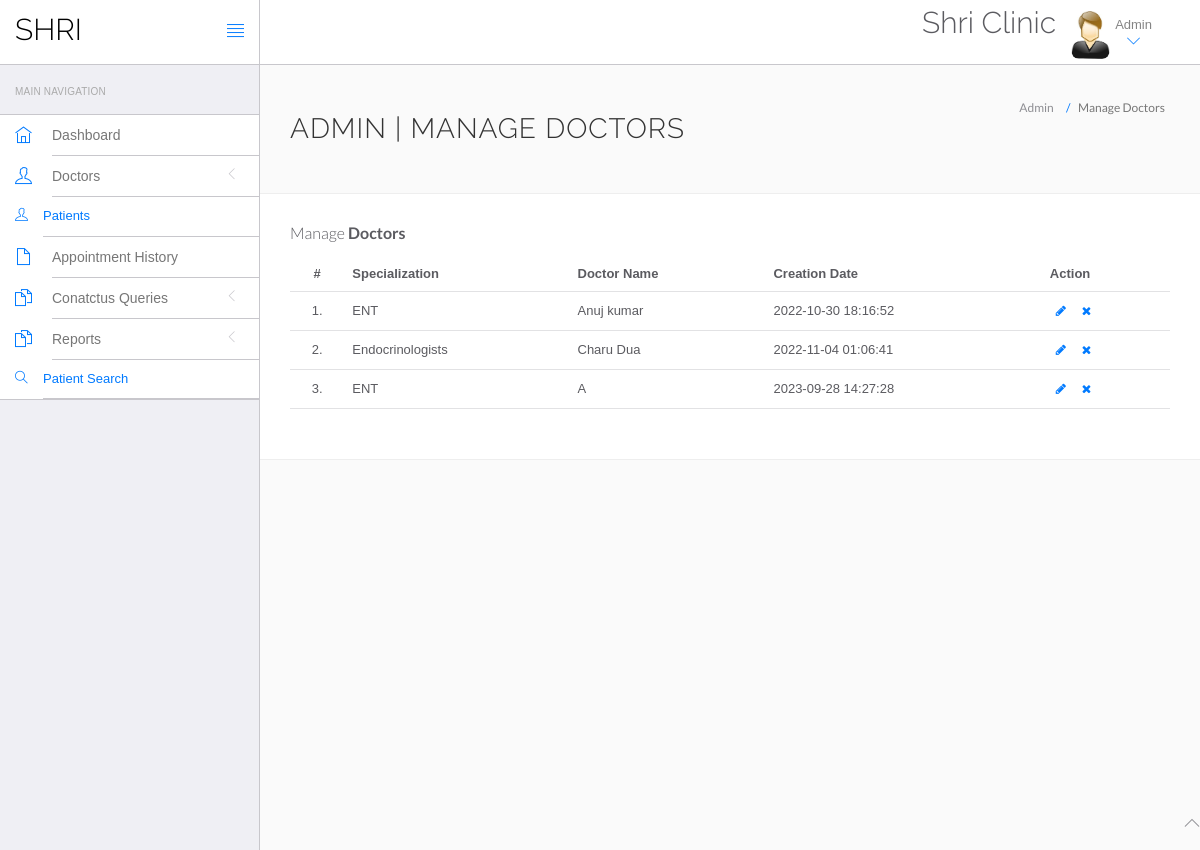
The page /hms/admin/manage-doctors.php (signed in) on the database its author committed.
### tables this page shows
CREATE TABLE `doctors` (
  `id` int(11) NOT NULL,
  `specilization` varchar(255) DEFAULT NULL,
  `doctorName` varchar(255) DEFAULT NULL,
  `address` longtext DEFAULT NULL,
  `docFees` varchar(255) DEFAULT NULL,
  `contactno` bigint(11) DEFAULT NULL,
  `docEmail` varchar(255) DEFAULT NULL,
  `password` varchar(255) DEFAULT NULL,
  `creationDate` timestamp NULL DEFAULT current_timestamp(),
  `updationDate` timestamp NULL DEFAULT NULL ON UPDATE current_timestamp()
);

### hms/admin/manage-doctors.php (the view, shortened to what this page needs)
<?php
include('include/config.php');
if(strlen($_SESSION['id']==0)) {
 header('location:logout.php');
  } else{
?>
<!DOCTYPE html>
<html lang="en">
	<head>
		<link rel="stylesheet" href="vendor/bootstrap/css/bootstrap.min.css">
		<link rel="stylesheet" href="vendor/fontawesome/css/font-awesome.min.css">
		<link rel="stylesheet" href="vendor/themify-icons/themify-icons.min.css">
		<link href="vendor/animate.css/animate.min.css" rel="stylesheet" media="screen">
		<link href="vendor/perfect-scrollbar/perfect-scrollbar.min.css" rel="stylesheet" media="screen">
		<link href="vendor/switchery/switchery.min.css" rel="stylesheet" media="screen">
		<link href="vendor/bootstrap-touchspin/jquery.bootstrap-touchspin.min.css" rel="stylesheet" media="screen">
		<link href="vendor/select2/select2.min.css" rel="stylesheet" media="screen">
		<link href="vendor/bootstrap-datepicker/bootstrap-datepicker3.standalone.min.css" rel="stylesheet" media="screen">
		<link href="vendor/bootstrap-timepicker/bootstrap-timepicker.min.css" rel="stylesheet" media="screen">
		<link rel="stylesheet" href="assets/css/styles.css">
		<link rel="stylesheet" href="assets/css/plugins.css">
		<link rel="stylesheet" href="assets/css/themes/theme-1.css" id="skin_color" />
	</head>
	<body>
		<div id="app">
<?php include('include/sidebar.php');?>
			<div class="app-content">
						<?php include('include/header.php');?>
				<div class="main-content" >
					<div class="wrap-content container" id="container">
						<section id="page-title">
							<div class="row">
								<div class="col-sm-8">
									<h1 class="mainTitle">Admin | Manage Doctors</h1>
																	</div>
								<ol class="breadcrumb">
									<li>
										<span>Admin</span>
									</li>
									<li class="active">
										<span>Manage Doctors</span>
									</li>
								</ol>
							</div>
						</section>
						<div class="container-fluid container-fullw bg-white">
									<div class="row">
								<div class="col-md-12">
									<h5 class="over-title margin-bottom-15">Manage <span class="text-bold">Doctors</span></h5>
									<table class="table table-hover" id="sample-table-1">
										<thead>
											<tr>
												<th class="center">#</th>
												<th>Specialization</th>
												<th class="hidden-xs">Doctor Name</th>
												<th>Creation Date </th>
												<th>Action</th>
											</tr>
										</thead>
										<tbody>
<?php
$sql=mysqli_query($con,"select * from doctors");
$cnt=1;
while($row=mysqli_fetch_array($sql))
{
?>
											<tr>
												<td class="center"><?php echo $cnt;?>.</td>
												<td class="hidden-xs"><?php echo $row['specilization'];?></td>
												<td><?php echo $row['doctorName'];?></td>
												<td><?php echo $row['creationDate'];?>
												</td>
												<td >
												<div class="visible-md visible-lg hidden-sm hidden-xs">
							<a href="edit-doctor.php?id=<?php echo $row['id'];?>" class="btn btn-transparent btn-xs" tooltip-placement="top" tooltip="Edit"><i class="fa fa-pencil"></i></a>
	<a href="manage-doctors.php?id=<?php echo $row['id']?>&del=delete" onClick="return confirm('Are you sure you want to delete?')"class="btn btn-transparent btn-xs tooltips" tooltip-placement="top" tooltip="Remove"><i class="fa fa-times fa fa-white"></i></a>
												</div>
												</td>
											</tr>
											<?php
$cnt=$cnt+1;
											 }?>
										</tbody>
									</table>
								</div>
							</div>
								</div>
							</div>
						</div>
					</div>
				</div>
	<?php include('include/footer.php');?>
	</body>
</html>
<?php } ?>

### hms/admin/assets/css/themes/theme-1.css (style rules this page uses)
body { background: #FAFAFA; }

### rows shown on the page
doctors: specilization "ENT", doctorName "Anuj kumar", creationDate "2022-10-30 18:16:52"
doctors: specilization "Endocrinologists", doctorName "Charu Dua", creationDate "2022-11-04 01:06:41"
doctors: specilization "ENT", doctorName "A", creationDate "2023-09-28 14:27:28"
